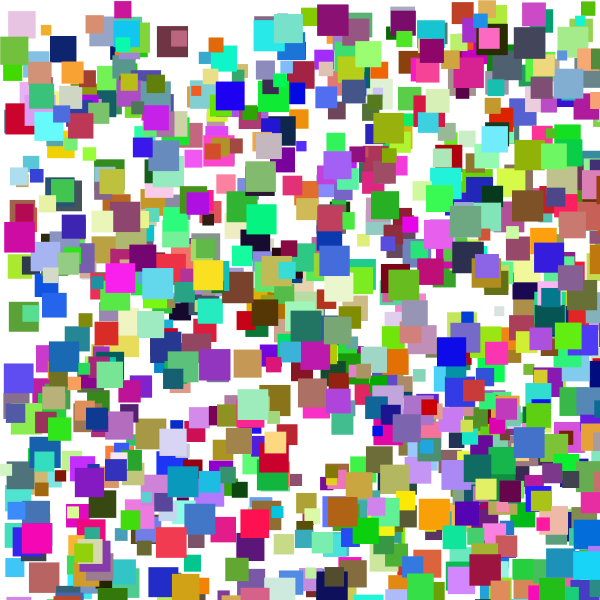
Frame 1 (no input)
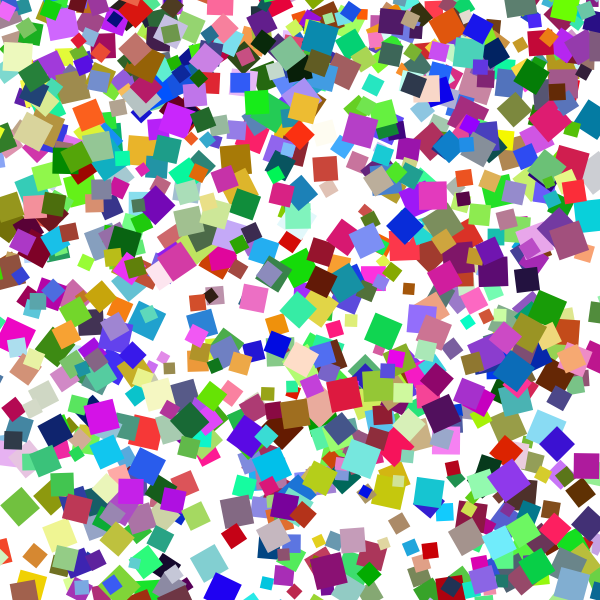
Frame 60 (the mouse pressed at the canvas centre just before this capture)
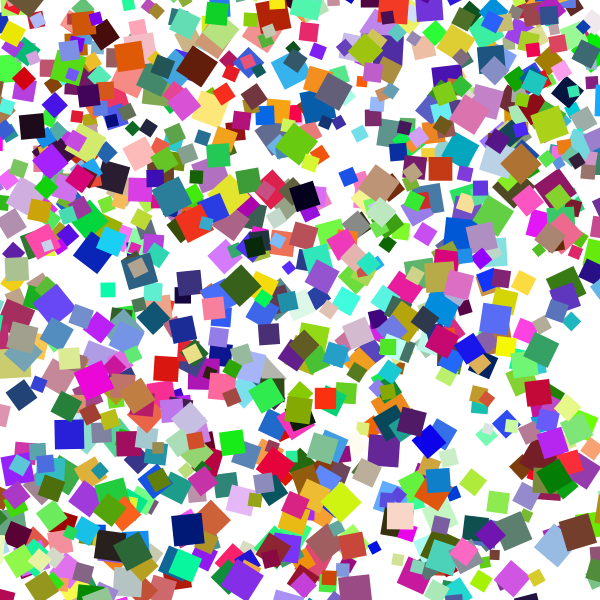
Frame 120 (the mouse held since frame 60 and released just before this capture)

The Processing sketch that drew these frames (run headless with seeded random() and noise(); from frame 60 on, the mouse is pressed at the canvas centre):

// Processing sketch: FdI_2019_12_Confetti
// ── FdI_2019_12_Confetti.pde
Coriandolo[] coriandoli = new Coriandolo[1000];


void setup(){
  size(600,600);
  for(int i=0; i < coriandoli.length; i++){
    coriandoli[i] = new Coriandolo();
  }
}

void draw(){
  background(255);
  for(int i=0; i < coriandoli.length; i++){
    coriandoli[i].show();
    coriandoli[i].update();
    coriandoli[i].bounce();
  }
  
}
// ── Coriandolo.pde
class Coriandolo {
  // 1. dati
  float x;
  float y;
  color c;
  float speed;
  float alpha;
  float theta;

  // 2. setup
  Coriandolo() {
    x = random(0, width);
    y = random(0, height);
    c = color(random(255), random(255), random(255));
    speed = random(1, 10);
    alpha = 0;
    theta = random(-0.1, 0.1);
  }

  // 3. funzioni
  void show() {
    noStroke();
    fill(c);
    pushMatrix();
    translate(x,y);
    rotate(alpha);
    //rectMode(CENTER);
    rect(0, 0, 10*sqrt(speed), 10*sqrt(speed));
    popMatrix();
  }

  void update() {
    y = y + speed;
    alpha = alpha + theta;
  }

  void bounce() {
    if (y > height) {
      y = random(-30, -10); 
      x = random(0, width);
      speed = random(1, 10);
      c = color(random(255), random(255), random(255));
    }
  }
}
